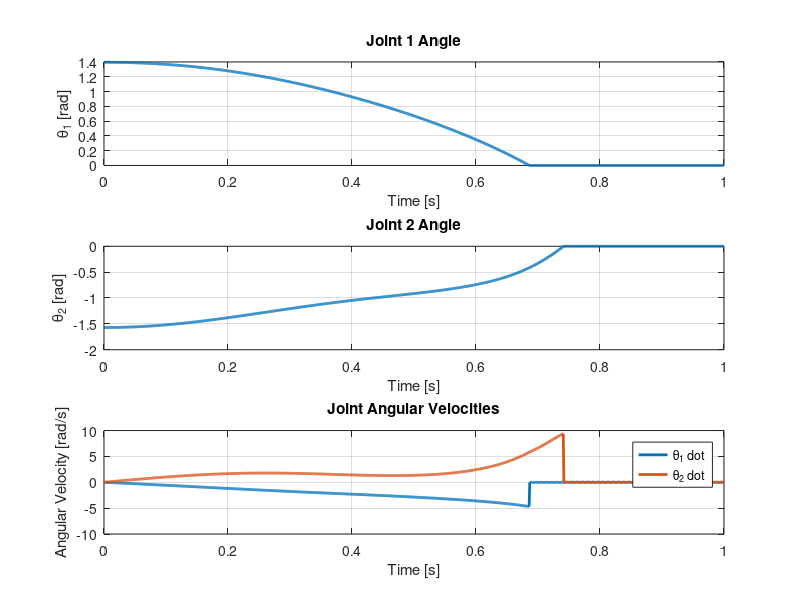
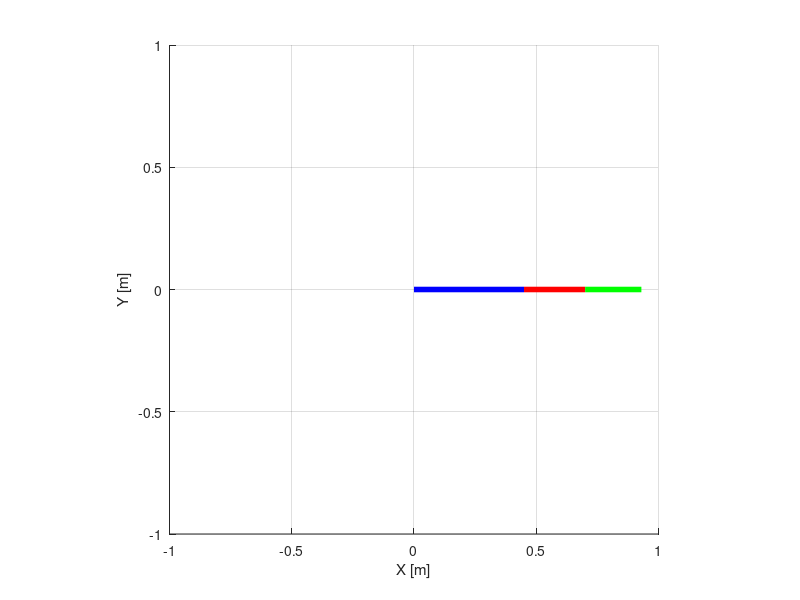

Source code (MATLAB) for these figures, in order:
%% 2-Link Planar Manipulator with Nonlinear Tendon Extensions
clc; clear; close all;

%% Link Geometry and Mass Properties (Cuboids)
% Link 1 dimensions
L1 = 0.45; % [m]
W1 = 0.18; % [m]
H1 = 0.15; % [m]
m1 = 0.012;  % [kg]

% Link 2 dimensions
L2 = 0.25;  % [m]
W2 = 0.13; % [m]
H2 = 0.11; % [m]
m2 = 0.007;  % [kg]

% Link 2 dimensions
L3 = 0.23;  % [m]
W3 = 0.12; % [m]
H3 = 0.11; % [m]
m3 = 0.006;  % [kg]

% Gravity
g = -9.81; % [m/s^2]
% g = 0; % [m/s^2]

%% Moments of Inertia via Cuboid Formula
% Moment of inertia about the z-axis through CM: I_z(cm) = (1/12)*m*(h^2 + w^2)

I1_cm = (1/12)*m1*(H1^2 + W1^2);
d1 = L1/2; 
I1 = I1_cm + m1*d1^2; % parallel axis shift for link 1

I2_cm = (1/12)*m2*(H2^2 + W2^2);
% For link 2, we use I2_cm directly in the standard formula for a 2-link arm
I2 = I2_cm;

% Link 3 Inertia
I3_cm = (1/12)*m3*(H3^2 + W3^2);
I3 = I3_cm; % Axis through CM of Link 3
lc3 = L3/2;

%% Tendon Parameters
% From the snippet, we have four tendons: h1, h2, h3, h4.
% We'll define nominal lengths and constants a,b based on the example:
l1 = 0.3; 
l2 = 0.3;
l3 = 0.35;
l4 = 0.35;
a = 0.005; % example value
b = 0.003; % example value

R1 = 0.002;  
R2 = 0.002;

% Tendon forces
%f = [0.007355; 0.007355; 0.007355; 0.007355]; % [N]
% f = @(t) [0.007355*exp(-5*t); 0.007355*exp(-5*t); 0.007355*exp(-5*t); 0.007355*exp(-5*t)];
% % f = @(t) [0.005*exp(-5*t); 0.007*exp(-5*t); 0.007*exp(-5*t); 0.007*exp(-5*t)];
% f = @(t) [0.007*exp(-5*t); 0.000*exp(-5*t); 0.000*exp(-5*t); 0.007*exp(-5*t)];
% f = @(t) [0.7*exp(-5*t); 0.00*exp(-5*t); 0.00*exp(-5*t); 0.7*exp(-5*t)];
f = @(t) [0.007355; 0.007355; 0.007355; 0.007355];

%% Kinematics: Nonlinear Tendon Extension Functions
% According to the snippet (for θ1 > 0):
% h1(θ) = l1 + 2√(a²+b²)*cos(tan^-1(a/b) + θ1/2) - 2b - R2 θ2
% h2(θ) = l2 - R1 θ1
% h3(θ) = l3 + R1 θ1
% h4(θ) = l4 + R1 θ1 + R2 θ2
% If θ1 < 0, relations may be reversed, but we focus on θ1 ≥ 0 scenario.

H = @(theta) [
    l1 + 2*sqrt(a^2+b^2)*cos(atan(a/b) + theta(1)/2) - 2*b - R2*theta(2);  % h1
    l2 - R1*theta(1);                                                     % h2
    l3 + R1*theta(1);                                                     % h3
    l4 + R1*theta(1) + R2*theta(2)                                        % h4
];

% Compute P(theta) = dH/dtheta:
% ∂h1/∂θ1 = -2*√(a²+b²)*sin(...) * (1/2) = -√(a²+b²)*sin(...)
% ∂h1/∂θ2 = -R2
% ∂h2/∂θ1 = -R1; ∂h2/∂θ2 = 0
% ∂h3/∂θ1 = R1;  ∂h3/∂θ2 = 0
% ∂h4/∂θ1 = R1;  ∂h4/∂θ2 = R2

dH_dtheta = @(theta) [
    -2*sqrt(a^2+b^2)*sin(atan(a/b) + theta(1)/2),  0;
    -R1,                                         0;
    R1,                                          -R2;
    R1,                                          R2
];

% P(theta) = (dH/dtheta)^T
P_theta = @(theta) dH_dtheta(theta)';

%% Dynamics (M, C, N)
% Define link centers of mass
lc1 = L1/2;
lc2 = L2/2;
lc3 = L3/2;

% Standard parameters from 2-link arm dynamics
a_m = m1*lc1^2 + m2*(L1^2+lc2^2) + I1 + I2;
b_m = m2*L1*lc2;
d_m = m2*lc2^2 + I2;

% Now add Link 3, which is rigidly attached at the end of Link 2:
% The center of mass of Link 3 is at (L1, L2+lc3) from the first joint.
% For the total system:
% a_new = a + m3*(L1^2 + (L2+lc3)^2) + I3
% b_new = b + m3*L1*(L2+lc3)
% d_new = d + m3*(L2+lc3)^2 + I3

a_orig = m1*lc1^2 + m2*(L1^2+lc2^2) + I1 + I2;
b_orig = m2*L1*lc2;
d_orig = m2*lc2^2 + I2;

a_new = a_orig + m3*(L1^2 + (L2+lc3)^2) + I3;
b_new = b_orig + m3*L1*(L2+lc3);
d_new = d_orig + m3*(L2+lc3)^2 + I3;

% Mass Matrix
M_theta = @(th) [a_new+2*b_new*cos(th(2)), d_new+b_new*cos(th(2));
                 d_new+b_new*cos(th(2)),   d_new];

% Coriolis Matrix remains structurally the same, just with updated parameters
C_theta = @(th, thd) [ -b_new*sin(th(2))*thd(2), -b_new*sin(th(2))*(thd(1)+thd(2));
                        b_new*sin(th(2))*thd(1), 0 ];

N_theta = @(th) [-(m1*g*lc1*cos(th(1)) + m2*g*L1*cos(th(1)))+m2*g*lc2*cos(th(1)-th(2)) + m3*g*(L1*cos(th(1))+(L2+lc3)*cos(th(1)-2*th(2)));
                 -m2*g*lc2*cos(th(1)-th(2)) + m3*g*(L2+lc3)*cos(th(1)-2*th(2))];

% Equation of motion:
% M(theta)*ddtheta + C(theta,theta_dot)*theta_dot + N(theta) = P(theta)*f

theta_ddot_func = @(th, thd, t) M_theta(th)\(P_theta(th)*f(t) - C_theta(th, thd)*thd - N_theta(th));

%% Simulation Parameters
tmax = 1;  
dt = 0.001;
n = round(tmax/dt);
t = linspace(0, tmax, n);

% Initial conditions
theta0 = [deg2rad(80); deg2rad(-90)]; 
theta_dot0 = [0; 0];

theta = zeros(2, n);
theta_dot = zeros(2, n);
theta_ddot = zeros(2, n);

theta(:,1) = theta0;
theta_dot(:,1) = theta_dot0;

% Angle limits (same as before)
theta1_min = deg2rad(0);
theta1_max = deg2rad(90);
theta2_min = deg2rad(-90);
theta2_max = deg2rad(0);

%% Numerical Integration (Euler's Method)
for i = 1:n-1
    theta_ddot(:, i) = theta_ddot_func(theta(:, i), theta_dot(:, i), t(i));
    theta_dot(:, i+1) = theta_dot(:, i) + theta_ddot(:, i)*dt;
    theta_temp = theta(:, i) + theta_dot(:, i)*dt;

    % Clamp joint 1 angle
    if theta_temp(1) > theta1_max
        theta_temp(1) = theta1_max;
        theta_dot(1, i+1) = 0;
    elseif theta_temp(1) < theta1_min
        theta_temp(1) = theta1_min;
        theta_dot(1, i+1) = 0;
    end

    % Clamp joint 2 angle
    if theta_temp(2) > theta2_max
        theta_temp(2) = theta2_max;
        theta_dot(2, i+1) = 0;
    elseif theta_temp(2) < theta2_min
        theta_temp(2) = theta2_min;
        theta_dot(2, i+1) = 0;
    end

    theta(:, i+1) = theta_temp;
end

theta_ddot(:, end) = theta_ddot_func(theta(:, end), theta_dot(:, end), t(end));

%% Plot Results
figure;
subplot(3,1,1);
plot(t, theta(1,:), 'LineWidth', 2);
xlabel('Time [s]');
ylabel('\theta_1 [rad]');
title('Joint 1 Angle');
grid on;

subplot(3,1,2);
plot(t, theta(2,:), 'LineWidth', 2);
xlabel('Time [s]');
ylabel('\theta_2 [rad]');
title('Joint 2 Angle');
grid on;

subplot(3,1,3);
plot(t, theta_dot(1,:), 'LineWidth', 2); hold on;
plot(t, theta_dot(2,:), 'LineWidth', 2);
xlabel('Time [s]');
ylabel('Angular Velocity [rad/s]');
title('Joint Angular Velocities');
legend('\theta_1 dot', '\theta_2 dot');
grid on;

%% Animation of the Manipulator
figure('Name', '3-Link Manipulator Animation (Link 3 rigidly attached)');
axis equal;
xlim([-1, 1]);
ylim([-1, 1]);
xlabel('X [m]');
ylabel('Y [m]');
grid on; hold on;

link1_plot = line([0,0],[0,0],'LineWidth',4,'Color','b');
link2_plot = line([0,0],[0,0],'LineWidth',4,'Color','r');

% To visualize Link 3, treat it as extending from the end of Link 2
% The angle for Link 3 is the same as Link 2's absolute angle (θ1+θ2)
% We'll draw Link 3 in green.
link3_plot = line([0,0],[0,0],'LineWidth',4,'Color','g');

for i=1:10:n
    th1 = theta(1,i);
    th2 = theta(2,i);

    % Positions of joints
    x1 = L1*cos(th1);
    y1 = L1*sin(th1);

    x2 = x1 + L2*cos(th1+th2);
    y2 = y1 + L2*sin(th1+th2);

    % Link 3 end point:
    x3 = x2 + L3*cos(th1+th2); 
    y3 = y2 + L3*sin(th1+th2);

    set(link1_plot, 'XData',[0,x1],'YData',[0,y1]);
    set(link2_plot, 'XData',[x1,x2],'YData',[y1,y2]);
    set(link3_plot, 'XData',[x2,x3],'YData',[y2,y3]);

    pause(0.05);
    drawnow;
end
